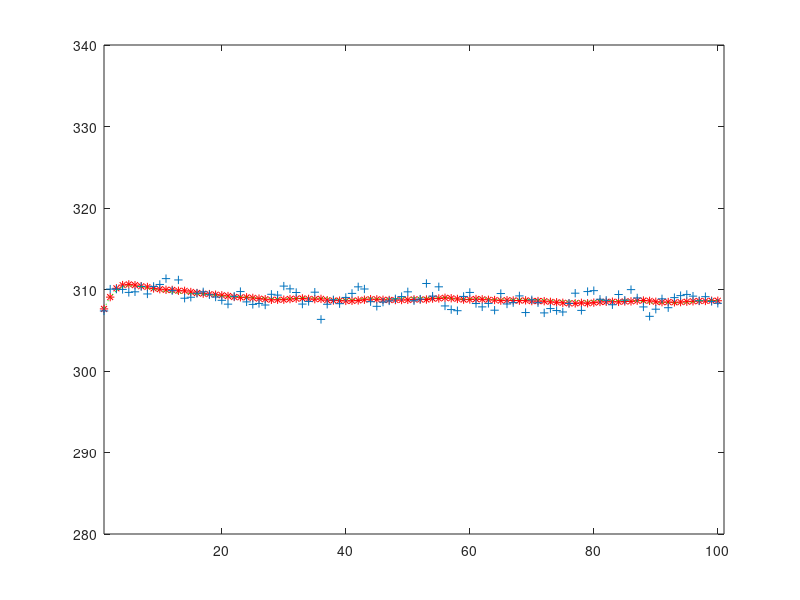

Source code (MATLAB): (Note: this script raises an error after producing the figure.)
clear;clc

M1=10;
M2=20;
m1=0.947;
cp1=4.18;
m2=1.25;
cp2=1.9;
k=1/(1/0.85+1/1.7);
k=0.6;
s=11.511;

dt=1;
N=100;

%====================================================================
A=[1-(m1*cp1+k*s)*dt/(M1*cp1)  k*s*dt/(M1*cp1)
      k*s*dt/(M2*cp2)     1-(m2*cp2+k*s)*dt/(M2*cp2)];
  
B=[m1*cp1*dt/(M1*cp1)   0
      0    m2*cp2*dt/(M2*cp2)];
  
x(:,1)=[305
      330];
u=[290
   350];

H=[1 0
   0 1];

I=[1 0
   0 1];  
 
O = zeros(2,2);

%==========================================================================
%get the state matrix
%[Uw_k      1      0                         0                     0                            0  0  0  0
% Ub_k   =  0      1                         0                     0                            0  0  0  0
% Tow_k     m1*cp1 0                   1-(m1*cp1+k*s)*dt/(M1*cp1)  k*s*dt/(M1*cp1)              0  0  0  0
% Tob_k     0      m2*cp2*dt/(M2*cp2)  k*s*dt/(M2*cp2)             1-(m2*cp2+k*s)*dt/(M2*cp2)   0  0  0  0
% beta_wk   0      0                         0                     0                            1  0  0  0
% beta_bk   0      0                         0                     0                            0  1  0  0
% beta_o1k  0      0                         0                     0                            0  0  1  0
% beta_02k  0      0                         0                     0                            0  0  0  1
%]

A_star=[1                    0                         0                     0                            0  0  0  0;
        0                    1                         0                     0                            0  0  0  0;
        m1*cp1*dt/(M1*cp1)   0                   1-(m1*cp1+k*s)*dt/(M1*cp1)  k*s*dt/(M1*cp1)              0  0  0  0;
        0                    m2*cp2*dt/(M2*cp2)  k*s*dt/(M2*cp2)             1-(m2*cp2+k*s)*dt/(M2*cp2)   0  0  0  0;
        0                    0                         0                     0                            1  0  0  0;
        0                    0                         0                     0                            0  1  0  0;
        0                    0                         0                     0                            0  0  1  0;
        0                    0                         0                     0                            0  0  0  1
        ];

    
    
%=================================================================    
Active_GE_pos=zeros(1,4);                                   
%chose which instrrument has the active gross error         

%----------|
pos=[];   %|
%----------|

if (~isempty(pos))
    for j=1:length(pos)
       Active_GE_pos(j)=1; 
    end  
end
%=================================================================

H_star=[eye(4),diag(Active_GE_pos)];%this means no gross error.


Q_state=0.002*eye(4);%where [290,350,305,330] is the true value

w_state=sqrt(Q_state)*randn(4,N);

RY=diag([0.7,0.58,0.61,0.66])%5*eye(4);
V=sqrt(RY)*randn(4,N);
%===========get the random walk data=======================
%w_betat~N(0,Q_beta)
%suppose that N=50 and the covariance is supposed 3sigma~10sigma gross
%error

%-----------------
Q_beta=5*Q_state;
w_beta=sqrt(Q_beta)*randn(4,N);
%-----------------
W=[w_state;w_beta];
%-----------------
X_state=zeros(8,N+1);
Y_measure=zeros(4,N+1);
%the initial value
Tin_1=290;
Tin_2=350;
To_1=305;
To_2=330;
beta_in1=5;
beta_in2=5;
beta_ot1=5;
beta_ot2=5;

X_state(:,1)=[Tin_1; Tin_2; To_1; To_2; beta_in1; beta_in2; beta_ot1; beta_ot2];
Y_measure(:,1)=[Tin_1; Tin_2;To_1; To_2];
X_true=zeros(8,N+1);
%get the measure of every sample time.
for i=2:N+1
    X_true(:,i)=A_star*X_state(:,i-1);
    X_state(:,i)=A_star*X_state(:,i-1)+W(i-1);
    Y_measure(:,i)=H_star*X_state(:,i)+V(i);
end
X_true(:,1)=[];
X_state(:,1)=[];
Y_measure(:,1)=[];
%|-------------------------------------------------|
%|Y_measure also should be -betas(the static gross)|
%|Y_mea_mins_staG                                  |
%|-------------------------------------------------|


%===========================================================================
%the process of Kalman Filter.

M_a=diag(Active_GE_pos);
%============================
Kerr=100;                     %=actually I dont know how to choose the Kerr
%============================
RY_a=(Kerr-1)*M_a*RY+RY;

X_star=zeros(8,N);
K_a=zeros(8,4*(N+1));

I_p=eye(8);
Q_a=diag([diag(Q_state)',diag(Q_beta)']);

X_star(:,1)=X_state(:,1);
P_t_min_1=cov(X_state');
%==========================================================================
%the main part of kalman filter!
for t=2:N
    %start from the 2nd

    S_t=H_star*(A_star*P_t_min_1*A_star'+Q_a)*H_star'+RY_a;
   
    K_a(:,4*t-3:4*t  )=(A_star*P_t_min_1*A_star'+Q_a)*H_star'*inv(S_t);
    
    X_star(:,t)=A_star*X_star(:,t-1)+K_a(:,4*t-3:4*t )*(Y_measure(:,t-1)-H_star*A_star*X_star(:,t-1));
    P_t=(I_p-K_a(:,4*t-3:4*t  )*H_star)*(A_star*P_t_min_1*A_star'+Q_a);
    
    P_t_min_1=P_t; 
end
    %=================================================
    K_a(:,4*N+1:4*(N+1))=(A_star*P_t_min_1*A_star'+Q_a)*H_star'*inv(S_t);
%==========================================================================
%show the figure after Kalman Filter.
plot(1:N,X_star(3,:),'*r')
hold on 
plot(1:N,Y_measure(3,:),'+')
hold on
% plot(1:N,X_state(3,:),'k:')
% hold on
plot(1:N,X_true(3,:),'g:')
hold off
axis([1,101,280,340])

%===========================================================================
%after get the //STANDARD RESIDUAL ERROR//  


%---------------------|
beta_s=0 ;           %| it also should be a matrix(4,1)
%---------------------|

delta_Rt=zeros(4,N);
Sigma_rt=zeros(4,4*N);
Z=zeros(4,N);
for t=1:N
    delta_Rt(:,t)=Y_measure(:,t)-beta_s-H_star*X_star(:,t);
    
%============================================================================ 
    K_a(:,4*t+1:4*(t+1));
    %get the covriance matrix of delta_Rt
    K_R=eye(4)-H_star*K_a(:,4*t+1:4*(t+1));
    K_Q=H_star*(eye(8)-K_a(:,4*t+1:4*(t+1))*H_star);
    Sigma_rt(:,4*t-3:4*t)= K_R*RY_a*K_R'+K_Q*(A_star*P_t_min_1*A_star'+Q_a)*K_Q';
    Z(:,t)=inv(Sigma_rt(:,4*t-3:4*t)^0.5)*delta_Rt(:,t);
end



%==========================================================================
%==========================================================================
%DATA COLLECTION BY FILTERING RESIDUAL ERROR

D_ii=zeros(4,N);
for i=1:N
    D_ii(:,i)=diag(Sigma_rt(:,4*i-3:4*i));

end

%=================================================
%%%%%%%%%%%%EWMAF
Z_tip_beta=zeros(4,N);

P_z_t=zeros(4,4*N+4);
K_EWMAF=zeros(4,4*N+4);
I=eye(4);   

%=============================
%the initial
Z_tip_beta(:,1)=Z(:,1);
P_z_t(:,5:8)=0.5*eye(4);
P_z=cov(Z');
Q_z=0.05*eye(4);
for i=2:N
    
    K_EWMAF(:,4*i-3:4*i )=(P_z_t(:,4*i-3:4*i )+Q_z)/(P_z_t(:,4*i-3:4*i )+Q_z+I);
    
    Z_tip_beta(:,i)=Z_tip_beta(:,i-1)+ K_EWMAF(:,4*i-3:4*i )*(Z(:,i)-Z_tip_beta(:,i-1));
    
    P_z_t(:,4*i+1:4*i+4)=(I-K_EWMAF(:,4*i-3:4*i ))*(P_z_t(:,4*i-3:4*i )+Q_z);
   
end

%=====================================================
%get univariable statistics
sqr_sigma_0 =zeros(4,N);%every row is the diag value

for i=1:N
    sqr_sigma_0(:,i)=diag(P_z_t(:,4*i+1:4*i+4));%the row represent one variable N:the time
end

%get the sigma_one
%1.cal the MSE of every instrument
tempsum=zeros(4,1);
MSE=zeros(4,1);
prediected=H_star*X_star;
for i=1:4
    for j=1:N
        tempsum(i,1)=((prediected(i,j)-Y_measure(i,j))^0.5);
    end
    MSE(i,1)=tempsum(i,1)/N;
end

%2.cal sigma_beta_zero_s vector

for t=1:N
    sigma_beta_zero_s_vector=(Sigma_rt(:,4*t-3:4*t)^0.5)\(diag(MSE))^0.5;
end
sigma_beta_zero_s=diag(sigma_beta_zero_s_vector);

%3.cal sigma_one
% sigma_one=zeros(4,N);
% for i=1:N
%     for j=1:4
%     sigma_one(i,j)=sigma_beta_zero_s(j,1)^2+ sqr_sigma_0(i,j);
%     end
% end
%this is used to see whether the simga_rt is positive or not
count=0;
for j=1:N
    [t ccc]=zddc(Sigma_rt(:,4*j-3:4*j));
    count=count+ccc;
end
count
